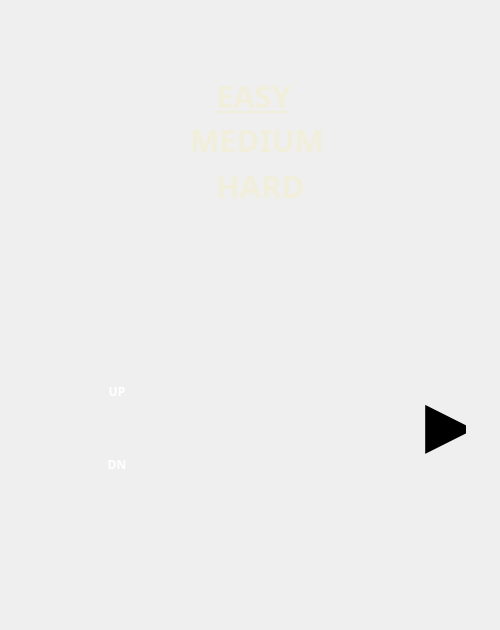
  <widget class="QWidget" name="centralwidget">
   <property name="mouseTracking">
    <bool>false</bool>
   </property>
   <widget class="QLabel" name="label">
    <property name="geometry">
     <rect>
      <x>80</x>
      <y>40</y>
      <width>391</width>
      <height>211</height>
     </rect>
    </property>
    <property name="text">
     <string/>
    </property>
    <property name="pixmap">
     <pixmap resource="resorces.qrc">:/source_pic/Screen</pixmap>
    </property>
   </widget>
   <widget class="QLabel" name="easy">
    <property name="geometry">
     <rect>
      <x>216</x>
      <y>70</y>
      <width>121</width>
      <height>51</height>
     </rect>
    </property>
    <property name="palette">
     <palette>
      <active>
       <colorrole role="WindowText">
        <brush brushstyle="SolidPattern">
         <color alpha="255">
          <red>241</red>
          <green>239</green>
          <blue>219</blue>
         </color>
        </brush>
       </colorrole>
      </active>
      <inactive>
       <colorrole role="WindowText">
        <brush brushstyle="SolidPattern">
         <color alpha="255">
          <red>241</red>
          <green>239</green>
          <blue>219</blue>
         </color>
        </brush>
       </colorrole>
      </inactive>
      <disabled>
       <colorrole role="WindowText">
        <brush brushstyle="SolidPattern">
         <color alpha="255">
          <red>124</red>
          <green>104</green>
          <blue>45</blue>
         </color>
        </brush>
       </colorrole>
      </disabled>
     </palette>
    </property>
    <property name="font">
     <font>
      <family>Arial Black</family>
      <pointsize>23</pointsize>
      <weight>75</weight>
      <bold>true</bold>
      <underline>true</underline>
     </font>
    </property>
    <property name="contextMenuPolicy">
     <enum>Qt::DefaultContextMenu</enum>
    </property>
    <property name="text">
     <string>EASY</string>
    </property>
   </widget>
   <widget class="QLabel" name="medium">
    <property name="geometry">
     <rect>
      <x>190</x>
      <y>114</y>
      <width>181</width>
      <height>51</height>
     </rect>
    </property>
    <property name="palette">
     <palette>
      <active>
       <colorrole role="WindowText">
        <brush brushstyle="SolidPattern">
         <color alpha="255">
          <red>241</red>
          <green>239</green>
          <blue>219</blue>
         </color>
        </brush>
       </colorrole>
      </active>
      <inactive>
       <colorrole role="WindowText">
        <brush brushstyle="SolidPattern">
         <color alpha="255">
          <red>241</red>
          <green>239</green>
          <blue>219</blue>
         </color>
        </brush>
       </colorrole>
      </inactive>
      <disabled>
       <colorrole role="WindowText">
        <brush brushstyle="SolidPattern">
         <color alpha="255">
          <red>124</red>
          <green>104</green>
          <blue>45</blue>
         </color>
        </brush>
       </colorrole>
      </disabled>
     </palette>
    </property>
    <property name="font">
     <font>
      <family>Arial Black</family>
      <pointsize>23</pointsize>
      <weight>75</weight>
      <bold>true</bold>
     </font>
    </property>
    <property name="text">
     <string>MEDIUM</string>
    </property>
   </widget>
   <widget class="QLabel" name="hard">
    <property name="geometry">
     <rect>
      <x>216</x>
      <y>160</y>
      <width>121</width>
      <height>51</height>
     </rect>
    </property>
    <property name="palette">
     <palette>
      <active>
       <colorrole role="WindowText">
        <brush brushstyle="SolidPattern">
         <color alpha="255">
          <red>241</red>
          <green>239</green>
          <blue>219</blue>
         </color>
        </brush>
       </colorrole>
      </active>
      <inactive>
       <colorrole role="WindowText">
        <brush brushstyle="SolidPattern">
         <color alpha="255">
          <red>241</red>
          <green>239</green>
          <blue>219</blue>
         </color>
        </brush>
       </colorrole>
      </inactive>
      <disabled>
       <colorrole role="WindowText">
        <brush brushstyle="SolidPattern">
         <color alpha="255">
          <red>124</red>
          <green>104</green>
          <blue>45</blue>
         </color>
        </brush>
       </colorrole>
      </disabled>
     </palette>
    </property>
    <property name="font">
     <font>
      <family>Arial Black</family>
      <pointsize>23</pointsize>
      <weight>75</weight>
      <bold>true</bold>
     </font>
    </property>
    <property name="text">
     <string>HARD</string>
    </property>
   </widget>
   <widget class="QLabel" name="label_5">
    <property name="geometry">
     <rect>
      <x>36</x>
      <y>358</y>
      <width>161</width>
      <height>141</height>
     </rect>
    </property>
    <property name="text">
     <string/>
    </property>
    <property name="pixmap">
     <pixmap resource="resorces.qrc">:/source_pic/plusBooton1</pixmap>
    </property>
   </widget>
   <widget class="QPushButton" name="pushButton">
    <property name="geometry">
     <rect>
      <x>100</x>
      <y>370</y>
      <width>34</width>
      <height>43</height>
     </rect>
    </property>
    <property name="palette">
     <palette>
      <active>
       <colorrole role="WindowText">
        <brush brushstyle="SolidPattern">
         <color alpha="255">
          <red>255</red>
          <green>255</green>
          <blue>255</blue>
         </color>
        </brush>
       </colorrole>
       <colorrole role="Button">
        <brush brushstyle="SolidPattern">
         <color alpha="0">
          <red>255</red>
          <green>255</green>
          <blue>255</blue>
         </color>
        </brush>
       </colorrole>
       <colorrole role="Light">
        <brush brushstyle="SolidPattern">
         <color alpha="255">
          <red>24</red>
          <green>33</green>
          <blue>37</blue>
         </color>
        </brush>
       </colorrole>
       <colorrole role="Midlight">
        <brush brushstyle="SolidPattern">
         <color alpha="255">
          <red>20</red>
          <green>27</green>
          <blue>31</blue>
         </color>
        </brush>
       </colorrole>
       <colorrole role="Dark">
        <brush brushstyle="SolidPattern">
         <color alpha="255">
          <red>8</red>
          <green>11</green>
          <blue>12</blue>
         </color>
        </brush>
       </colorrole>
       <colorrole role="Mid">
        <brush brushstyle="SolidPattern">
         <color alpha="255">
          <red>11</red>
          <green>15</green>
          <blue>17</blue>
         </color>
        </brush>
       </colorrole>
       <colorrole role="Text">
        <brush brushstyle="SolidPattern">
         <color alpha="255">
          <red>255</red>
          <green>255</green>
          <blue>255</blue>
         </color>
        </brush>
       </colorrole>
       <colorrole role="BrightText">
        <brush brushstyle="SolidPattern">
         <color alpha="255">
          <red>255</red>
          <green>255</green>
          <blue>255</blue>
         </color>
        </brush>
       </colorrole>
       <colorrole role="ButtonText">
        <brush brushstyle="SolidPattern">
         <color alpha="255">
          <red>255</red>
          <green>255</green>
          <blue>255</blue>
         </color>
        </brush>
       </colorrole>
       <colorrole role="Base">
        <brush brushstyle="SolidPattern">
         <color alpha="0">
          <red>255</red>
          <green>255</green>
          <blue>255</blue>
         </color>
        </brush>
       </colorrole>
       <colorrole role="Window">
        <brush brushstyle="SolidPattern">
         <color alpha="0">
          <red>255</red>
          <green>255</green>
          <blue>255</blue>
         </color>
        </brush>
       </colorrole>
       <colorrole role="Shadow">
        <brush brushstyle="SolidPattern">
         <color alpha="255">
          <red>0</red>
          <green>0</green>
          <blue>0</blue>
         </color>
        </brush>
       </colorrole>
       <colorrole role="AlternateBase">
        <brush brushstyle="SolidPattern">
         <color alpha="255">
          <red>8</red>
          <green>11</green>
          <blue>12</blue>
         </color>
        </brush>
       </colorrole>
       <colorrole role="ToolTipBase">
        <brush brushstyle="SolidPattern">
         <color alpha="255">
          <red>255</red>
          <green>255</green>
          <blue>220</blue>
         </color>
        </brush>
       </colorrole>
       <colorrole role="ToolTipText">
        <brush brushstyle="SolidPattern">
         <color alpha="255">
          <red>0</red>
          <green>0</green>
          <blue>0</blue>
         </color>
        </brush>
       </colorrole>
       <colorrole role="PlaceholderText">
        <brush brushstyle="SolidPattern">
         <color alpha="128">
          <red>255</red>
          <green>255</green>
          <blue>255</blue>
         </color>
        </brush>
       </colorrole>
      </active>
      <inactive>
       <colorrole role="WindowText">
        <brush brushstyle="SolidPattern">
         <color alpha="255">
          <red>255</red>
          <green>255</green>
          <blue>255</blue>
         </color>
        </brush>
       </colorrole>
       <colorrole role="Button">
        <brush brushstyle="SolidPattern">
         <color alpha="0">
          <red>255</red>
          <green>255</green>
          <blue>255</blue>
         </color>
        </brush>
       </colorrole>
       <colorrole role="Light">
        <brush brushstyle="SolidPattern">
         <color alpha="255">
          <red>24</red>
          <green>33</green>
          <blue>37</blue>
         </color>
        </brush>
       </colorrole>
       <colorrole role="Midlight">
        <brush brushstyle="SolidPattern">
         <color alpha="255">
          <red>20</red>
          <green>27</green>
          <blue>31</blue>
         </color>
        </brush>
       </colorrole>
       <colorrole role="Dark">
        <brush brushstyle="SolidPattern">
         <color alpha="255">
          <red>8</red>
          <green>11</green>
          <blue>12</blue>
         </color>
        </brush>
       </colorrole>
       <colorrole role="Mid">
        <brush brushstyle="SolidPattern">
         <color alpha="255">
          <red>11</red>
          <green>15</green>
          <blue>17</blue>
         </color>
        </brush>
       </colorrole>
       <colorrole role="Text">
        <brush brushstyle="SolidPattern">
         <color alpha="255">
          <red>255</red>
          <green>255</green>
          <blue>255</blue>
         </color>
        </brush>
       </colorrole>
       <colorrole role="BrightText">
        <brush brushstyle="SolidPattern">
         <color alpha="255">
          <red>255</red>
          <green>255</green>
          <blue>255</blue>
         </color>
        </brush>
       </colorrole>
       <colorrole role="ButtonText">
        <brush brushstyle="SolidPattern">
         <color alpha="255">
          <red>255</red>
          <green>255</green>
          <blue>255</blue>
         </color>
        </brush>
       </colorrole>
       <colorrole role="Base">
        <brush brushstyle="SolidPattern">
         <color alpha="0">
          <red>255</red>
          <green>255</green>
          <blue>255</blue>
         </color>
        </brush>
       </colorrole>
       <colorrole role="Window">
        <brush brushstyle="SolidPattern">
         <color alpha="0">
          <red>255</red>
          <green>255</green>
          <blue>255</blue>
         </color>
        </brush>
       </colorrole>
       <colorrole role="Shadow">
        <brush brushstyle="SolidPattern">
         <color alpha="255">
          <red>0</red>
          <green>0</green>
          <blue>0</blue>
         </color>
        </brush>
       </colorrole>
       <colorrole role="AlternateBase">
        <brush brushstyle="SolidPattern">
         <color alpha="255">
          <red>8</red>
          <green>11</green>
          <blue>12</blue>
         </color>
        </brush>
       </colorrole>
       <colorrole role="ToolTipBase">
        <brush brushstyle="SolidPattern">
         <color alpha="255">
          <red>255</red>
          <green>255</green>
          <blue>220</blue>
         </color>
        </brush>
       </colorrole>
       <colorrole role="ToolTipText">
        <brush brushstyle="SolidPattern">
         <color alpha="255">
          <red>0</red>
          <green>0</green>
          <blue>0</blue>
         </color>
        </brush>
       </colorrole>
       <colorrole role="PlaceholderText">
        <brush brushstyle="SolidPattern">
         <color alpha="128">
          <red>255</red>
          <green>255</green>
          <blue>255</blue>
         </color>
        </brush>
       </colorrole>
      </inactive>
      <disabled>
       <colorrole role="WindowText">
        <brush brushstyle="SolidPattern">
         <color alpha="255">
          <red>8</red>
          <green>11</green>
          <blue>12</blue>
         </color>
        </brush>
       </colorrole>
       <colorrole role="Button">
        <brush brushstyle="SolidPattern">
         <color alpha="0">
          <red>255</red>
          <green>255</green>
          <blue>255</blue>
         </color>
        </brush>
       </colorrole>
       <colorrole role="Light">
        <brush brushstyle="SolidPattern">
         <color alpha="255">
          <red>24</red>
          <green>33</green>
          <blue>37</blue>
         </color>
        </brush>
       </colorrole>
       <colorrole role="Midlight">
        <brush brushstyle="SolidPattern">
         <color alpha="255">
          <red>20</red>
          <green>27</green>
          <blue>31</blue>
         </color>
        </brush>
       </colorrole>
       <colorrole role="Dark">
        <brush brushstyle="SolidPattern">
         <color alpha="255">
          <red>8</red>
          <green>11</green>
          <blue>12</blue>
         </color>
        </brush>
       </colorrole>
       <colorrole role="Mid">
        <brush brushstyle="SolidPattern">
         <color alpha="255">
          <red>11</red>
          <green>15</green>
          <blue>17</blue>
         </color>
        </brush>
       </colorrole>
       <colorrole role="Text">
        <brush brushstyle="SolidPattern">
         <color alpha="255">
          <red>8</red>
          <green>11</green>
          <blue>12</blue>
         </color>
        </brush>
       </colorrole>
       <colorrole role="BrightText">
        <brush brushstyle="SolidPattern">
         <color alpha="255">
          <red>255</red>
          <green>255</green>
          <blue>255</blue>
         </color>
        </brush>
       </colorrole>
       <colorrole role="ButtonText">
        <brush brushstyle="SolidPattern">
         <color alpha="255">
          <red>8</red>
          <green>11</green>
          <blue>12</blue>
         </color>
        </brush>
       </colorrole>
       <colorrole role="Base">
        <brush brushstyle="SolidPattern">
         <color alpha="0">
          <red>255</red>
          <green>255</green>
          <blue>255</blue>
         </color>
        </brush>
       </colorrole>
       <colorrole role="Window">
        <brush brushstyle="SolidPattern">
         <color alpha="0">
          <red>255</red>
          <green>255</green>
          <blue>255</blue>
         </color>
        </brush>
       </colorrole>
       <colorrole role="Shadow">
        <brush brushstyle="SolidPattern">
         <color alpha="255">
          <red>0</red>
          <green>0</green>
          <blue>0</blue>
         </color>
        </brush>
       </colorrole>
       <colorrole role="AlternateBase">
        <brush brushstyle="SolidPattern">
         <color alpha="255">
          <red>16</red>
          <green>22</green>
          <blue>25</blue>
         </color>
        </brush>
       </colorrole>
       <colorrole role="ToolTipBase">
        <brush brushstyle="SolidPattern">
         <color alpha="255">
          <red>255</red>
          <green>255</green>
          <blue>220</blue>
         </color>
        </brush>
       </colorrole>
       <colorrole role="ToolTipText">
        <brush brushstyle="SolidPattern">
         <color alpha="255">
          <red>0</red>
          <green>0</green>
          <blue>0</blue>
         </color>
        </brush>
       </colorrole>
       <colorrole role="PlaceholderText">
        <brush brushstyle="SolidPattern">
         <color alpha="128">
          <red>255</red>
          <green>255</green>
          <blue>255</blue>
         </color>
        </brush>
       </colorrole>
      </disabled>
     </palette>
    </property>
    <property name="font">
     <font>
      <family>Arial Black</family>
      <weight>75</weight>
      <bold>true</bold>
     </font>
    </property>
    <property name="styleSheet">
     <string notr="true">background-color: rgba(255, 255, 255, 0);

border: none;</string>
    </property>
    <property name="text">
     <string>UP</string>
    </property>
   </widget>
   <widget class="QPushButton" name="pushButton_2">
    <property name="geometry">
     <rect>
      <x>100</x>
      <y>443</y>
      <width>34</width>
      <height>43</height>
     </rect>
    </property>
    <property name="palette">
     <palette>
      <active>
       <colorrole role="WindowText">
        <brush brushstyle="SolidPattern">
         <color alpha="255">
          <red>255</red>
          <green>255</green>
          <blue>255</blue>
         </color>
        </brush>
       </colorrole>
       <colorrole role="Button">
        <brush brushstyle="SolidPattern">
         <color alpha="0">
          <red>255</red>
          <green>255</green>
          <blue>255</blue>
         </color>
        </brush>
       </colorrole>
       <colorrole role="Light">
        <brush brushstyle="SolidPattern">
         <color alpha="255">
          <red>16</red>
          <green>22</green>
          <blue>25</blue>
         </color>
        </brush>
       </colorrole>
       <colorrole role="Midlight">
        <brush brushstyle="SolidPattern">
         <color alpha="255">
          <red>16</red>
          <green>22</green>
          <blue>25</blue>
         </color>
        </brush>
       </colorrole>
       <colorrole role="Dark">
        <brush brushstyle="SolidPattern">
         <color alpha="255">
          <red>16</red>
          <green>22</green>
          <blue>25</blue>
         </color>
        </brush>
       </colorrole>
       <colorrole role="Mid">
        <brush brushstyle="SolidPattern">
         <color alpha="255">
          <red>16</red>
          <green>22</green>
          <blue>25</blue>
         </color>
        </brush>
       </colorrole>
       <colorrole role="Text">
        <brush brushstyle="SolidPattern">
         <color alpha="255">
          <red>255</red>
          <green>255</green>
          <blue>255</blue>
         </color>
        </brush>
       </colorrole>
       <colorrole role="BrightText">
        <brush brushstyle="SolidPattern">
         <color alpha="255">
          <red>255</red>
          <green>255</green>
          <blue>255</blue>
         </color>
        </brush>
       </colorrole>
       <colorrole role="ButtonText">
        <brush brushstyle="SolidPattern">
         <color alpha="255">
          <red>255</red>
          <green>255</green>
          <blue>255</blue>
         </color>
        </brush>
       </colorrole>
       <colorrole role="Base">
        <brush brushstyle="SolidPattern">
         <color alpha="0">
          <red>255</red>
          <green>255</green>
          <blue>255</blue>
         </color>
        </brush>
       </colorrole>
       <colorrole role="Window">
        <brush brushstyle="SolidPattern">
         <color alpha="0">
          <red>255</red>
          <green>255</green>
          <blue>255</blue>
         </color>
        </brush>
       </colorrole>
       <colorrole role="Shadow">
        <brush brushstyle="SolidPattern">
         <color alpha="255">
          <red>16</red>
          <green>22</green>
          <blue>25</blue>
         </color>
        </brush>
       </colorrole>
       <colorrole role="AlternateBase">
        <brush brushstyle="SolidPattern">
         <color alpha="255">
          <red>8</red>
          <green>11</green>
          <blue>12</blue>
         </color>
        </brush>
       </colorrole>
       <colorrole role="ToolTipBase">
        <brush brushstyle="SolidPattern">
         <color alpha="255">
          <red>255</red>
          <green>255</green>
          <blue>220</blue>
         </color>
        </brush>
       </colorrole>
       <colorrole role="ToolTipText">
        <brush brushstyle="SolidPattern">
         <color alpha="255">
          <red>0</red>
          <green>0</green>
          <blue>0</blue>
         </color>
        </brush>
       </colorrole>
       <colorrole role="PlaceholderText">
        <brush brushstyle="SolidPattern">
         <color alpha="128">
          <red>255</red>
          <green>255</green>
          <blue>255</blue>
         </color>
        </brush>
       </colorrole>
      </active>
      <inactive>
       <colorrole role="WindowText">
        <brush brushstyle="SolidPattern">
         <color alpha="255">
          <red>255</red>
          <green>255</green>
          <blue>255</blue>
         </color>
        </brush>
       </colorrole>
       <colorrole role="Button">
        <brush brushstyle="SolidPattern">
         <color alpha="0">
          <red>255</red>
          <green>255</green>
          <blue>255</blue>
         </color>
        </brush>
       </colorrole>
       <colorrole role="Light">
        <brush brushstyle="SolidPattern">
         <color alpha="255">
          <red>24</red>
          <green>33</green>
          <blue>37</blue>
         </color>
        </brush>
       </colorrole>
       <colorrole role="Midlight">
        <brush brushstyle="SolidPattern">
         <color alpha="255">
          <red>16</red>
          <green>22</green>
          <blue>25</blue>
         </color>
        </brush>
       </colorrole>
       <colorrole role="Dark">
        <brush brushstyle="SolidPattern">
         <color alpha="255">
          <red>16</red>
          <green>22</green>
          <blue>25</blue>
         </color>
        </brush>
       </colorrole>
       <colorrole role="Mid">
        <brush brushstyle="SolidPattern">
         <color alpha="255">
          <red>16</red>
          <green>22</green>
          <blue>25</blue>
         </color>
        </brush>
       </colorrole>
       <colorrole role="Text">
        <brush brushstyle="SolidPattern">
         <color alpha="255">
          <red>255</red>
          <green>255</green>
          <blue>255</blue>
         </color>
        </brush>
       </colorrole>
       <colorrole role="BrightText">
        <brush brushstyle="SolidPattern">
         <color alpha="255">
          <red>255</red>
          <green>255</green>
          <blue>255</blue>
         </color>
        </brush>
       </colorrole>
       <colorrole role="ButtonText">
        <brush brushstyle="SolidPattern">
         <color alpha="255">
          <red>255</red>
          <green>255</green>
          <blue>255</blue>
         </color>
        </brush>
       </colorrole>
       <colorrole role="Base">
        <brush brushstyle="SolidPattern">
         <color alpha="0">
          <red>255</red>
          <green>255</green>
          <blue>255</blue>
         </color>
        </brush>
       </colorrole>
       <colorrole role="Window">
        <brush brushstyle="SolidPattern">
         <color alpha="0">
          <red>255</red>
          <green>255</green>
          <blue>255</blue>
         </color>
        </brush>
       </colorrole>
       <colorrole role="Shadow">
        <brush brushstyle="SolidPattern">
         <color alpha="255">
          <red>16</red>
          <green>22</green>
          <blue>25</blue>
         </color>
        </brush>
       </colorrole>
       <colorrole role="AlternateBase">
        <brush brushstyle="SolidPattern">
         <color alpha="255">
          <red>8</red>
          <green>11</green>
          <blue>12</blue>
         </color>
        </brush>
       </colorrole>
       <colorrole role="ToolTipBase">
        <brush brushstyle="SolidPattern">
         <color alpha="255">
          <red>255</red>
          <green>255</green>
          <blue>220</blue>
         </color>
        </brush>
       </colorrole>
       <colorrole role="ToolTipText">
        <brush brushstyle="SolidPattern">
         <color alpha="255">
          <red>0</red>
          <green>0</green>
          <blue>0</blue>
         </color>
        </brush>
       </colorrole>
       <colorrole role="PlaceholderText">
        <brush brushstyle="SolidPattern">
         <color alpha="128">
          <red>255</red>
          <green>255</green>
          <blue>255</blue>
         </color>
        </brush>
       </colorrole>
      </inactive>
      <disabled>
       <colorrole role="WindowText">
        <brush brushstyle="SolidPattern">
         <color alpha="255">
          <red>16</red>
          <green>22</green>
          <blue>25</blue>
         </color>
        </brush>
       </colorrole>
       <colorrole role="Button">
        <brush brushstyle="SolidPattern">
         <color alpha="0">
          <red>255</red>
          <green>255</green>
          <blue>255</blue>
         </color>
        </brush>
       </colorrole>
       <colorrole role="Light">
        <brush brushstyle="SolidPattern">
         <color alpha="255">
          <red>24</red>
          <green>33</green>
          <blue>37</blue>
         </color>
        </brush>
       </colorrole>
       <colorrole role="Midlight">
        <brush brushstyle="SolidPattern">
         <color alpha="255">
          <red>16</red>
          <green>22</green>
          <blue>25</blue>
         </color>
        </brush>
       </colorrole>
       <colorrole role="Dark">
        <brush brushstyle="SolidPattern">
         <color alpha="255">
          <red>16</red>
          <green>22</green>
          <blue>25</blue>
         </color>
        </brush>
       </colorrole>
       <colorrole role="Mid">
        <brush brushstyle="SolidPattern">
         <color alpha="255">
          <red>16</red>
          <green>22</green>
          <blue>25</blue>
         </color>
        </brush>
       </colorrole>
       <colorrole role="Text">
        <brush brushstyle="SolidPattern">
         <color alpha="255">
          <red>16</red>
          <green>22</green>
          <blue>25</blue>
         </color>
        </brush>
       </colorrole>
       <colorrole role="BrightText">
        <brush brushstyle="SolidPattern">
         <color alpha="255">
          <red>255</red>
          <green>255</green>
          <blue>255</blue>
         </color>
        </brush>
       </colorrole>
       <colorrole role="ButtonText">
        <brush brushstyle="SolidPattern">
         <color alpha="255">
          <red>16</red>
          <green>22</green>
          <blue>25</blue>
         </color>
        </brush>
       </colorrole>
       <colorrole role="Base">
        <brush brushstyle="SolidPattern">
         <color alpha="0">
          <red>255</red>
          <green>255</green>
          <blue>255</blue>
         </color>
        </brush>
       </colorrole>
       <colorrole role="Window">
        <brush brushstyle="SolidPattern">
         <color alpha="0">
          <red>255</red>
          <green>255</green>
          <blue>255</blue>
         </color>
        </brush>
       </colorrole>
       <colorrole role="Shadow">
        <brush brushstyle="SolidPattern">
         <color alpha="255">
          <red>16</red>
          <green>22</green>
          <blue>25</blue>
         </color>
        </brush>
       </colorrole>
       <colorrole role="AlternateBase">
        <brush brushstyle="SolidPattern">
         <color alpha="255">
          <red>16</red>
          <green>22</green>
          <blue>25</blue>
         </color>
        </brush>
       </colorrole>
       <colorrole role="ToolTipBase">
        <brush brushstyle="SolidPattern">
         <color alpha="255">
          <red>255</red>
          <green>255</green>
          <blue>220</blue>
         </color>
        </brush>
       </colorrole>
       <colorrole role="ToolTipText">
        <brush brushstyle="SolidPattern">
         <color alpha="255">
          <red>0</red>
          <green>0</green>
          <blue>0</blue>
         </color>
        </brush>
       </colorrole>
       <colorrole role="PlaceholderText">
        <brush brushstyle="SolidPattern">
         <color alpha="128">
          <red>255</red>
          <green>255</green>
          <blue>255</blue>
         </color>
        </brush>
       </colorrole>
      </disabled>
     </palette>
    </property>
    <property name="font">
     <font>
      <family>Arial Black</family>
      <weight>75</weight>
      <bold>true</bold>
     </font>
    </property>
    <property name="styleSheet">
     <string notr="true">background-color: rgba(255, 255, 255, 0);

border: none;</string>
    </property>
    <property name="text">
     <string>DN</string>
    </property>
   </widget>
   <widget class="QLabel" name="label_6">
    <property name="geometry">
     <rect>
      <x>390</x>
      <y>370</y>
      <width>101</width>
      <height>111</height>
     </rect>
    </property>
    <property name="text">
     <string/>
    </property>
    <property name="pixmap">
     <pixmap resource="resorces.qrc">:/source_pic/ZeroButton</pixmap>
    </property>
   </widget>
   <widget class="QLabel" name="label_7">
    <property name="geometry">
     <rect>
      <x>425</x>
      <y>388</y>
      <width>41</width>
      <height>71</height>
     </rect>
    </property>
    <property name="font">
     <font>
      <pointsize>48</pointsize>
     </font>
    </property>
    <property name="text">
     <string>▶</string>
    </property>
   </widget>
   <widget class="QLabel" name="label_8">
    <property name="geometry">
     <rect>
      <x>130</x>
      <y>450</y>
      <width>261</width>
      <height>171</height>
     </rect>
    </property>
    <property name="text">
     <string/>
    </property>
    <property name="pixmap">
     <pixmap resource="resorces.qrc">:/source_pic/logo</pixmap>
    </property>
   </widget>
   <widget class="QLabel" name="label_9">
    <property name="geometry">
     <rect>
      <x>120</x>
      <y>260</y>
      <width>271</width>
      <height>81</height>
     </rect>
    </property>
    <property name="text">
     <string/>
    </property>
    <property name="pixmap">
     <pixmap resource="resorces.qrc">:/source_pic/Pacman</pixmap>
    </property>
   </widget>
   <widget class="QPushButton" name="pushButton_3">
    <property name="enabled">
     <bool>true</bool>
    </property>
    <property name="geometry">
     <rect>
      <x>410</x>
      <y>390</y>
      <width>61</width>
      <height>71</height>
     </rect>
    </property>
    <property name="styleSheet">
     <string notr="true">background-color: rgba(255, 255, 255, 0);

border: none;</string>
    </property>
    <property name="text">
     <string/>
    </property>
   </widget>
  </widget>
